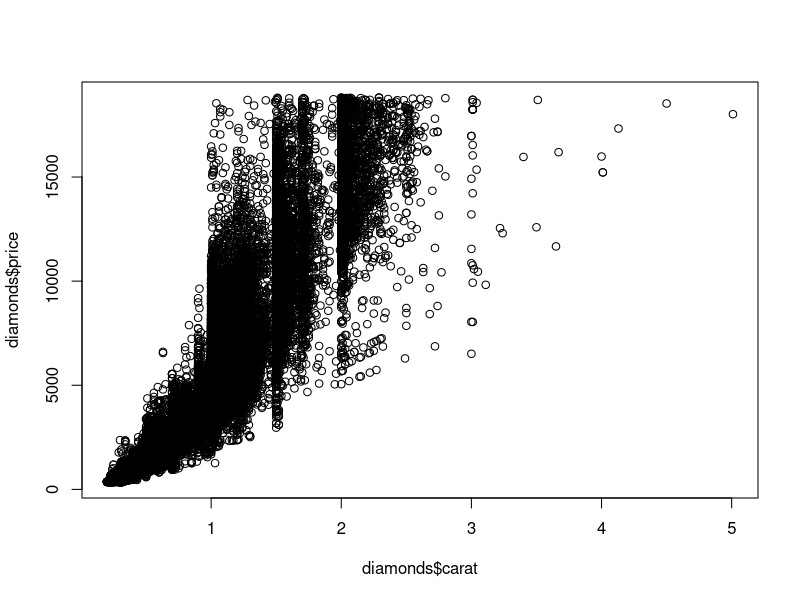
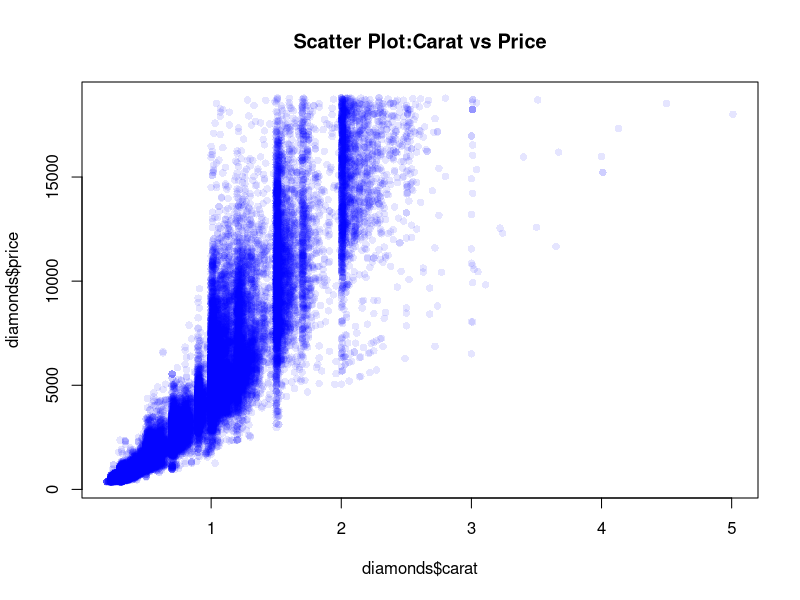
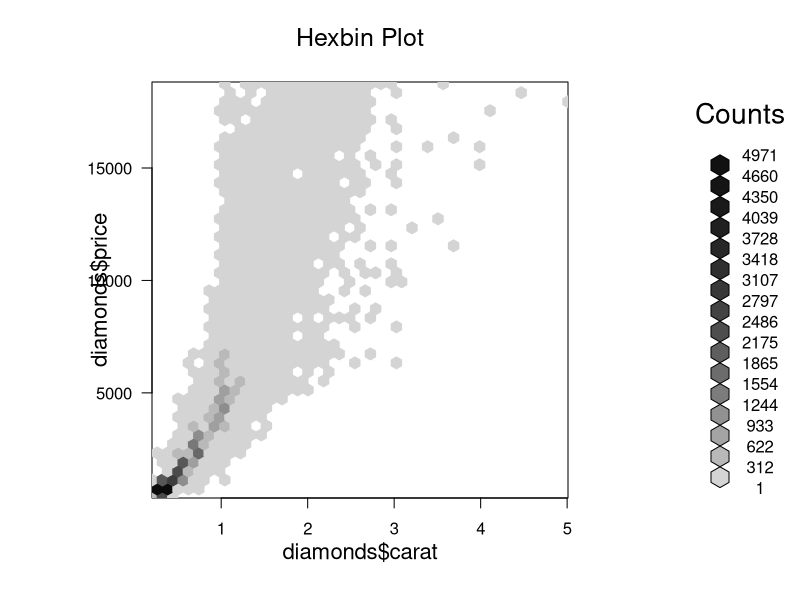
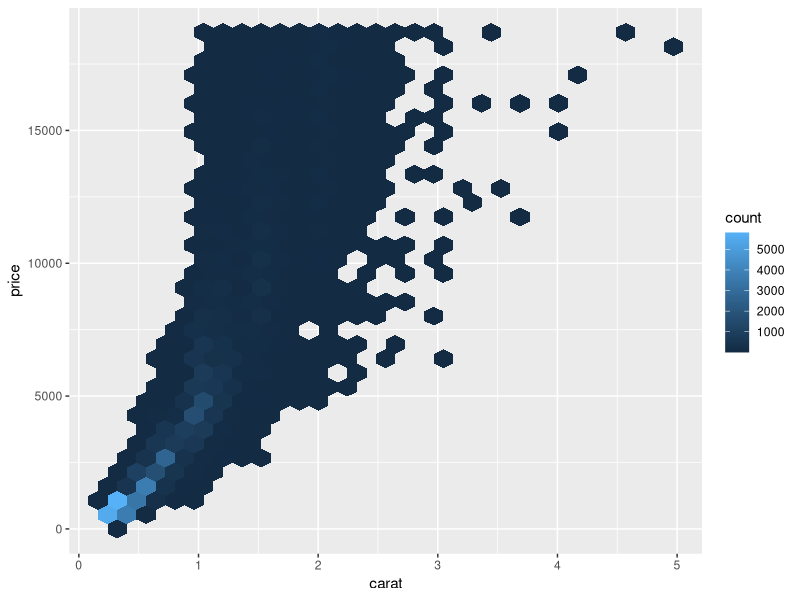
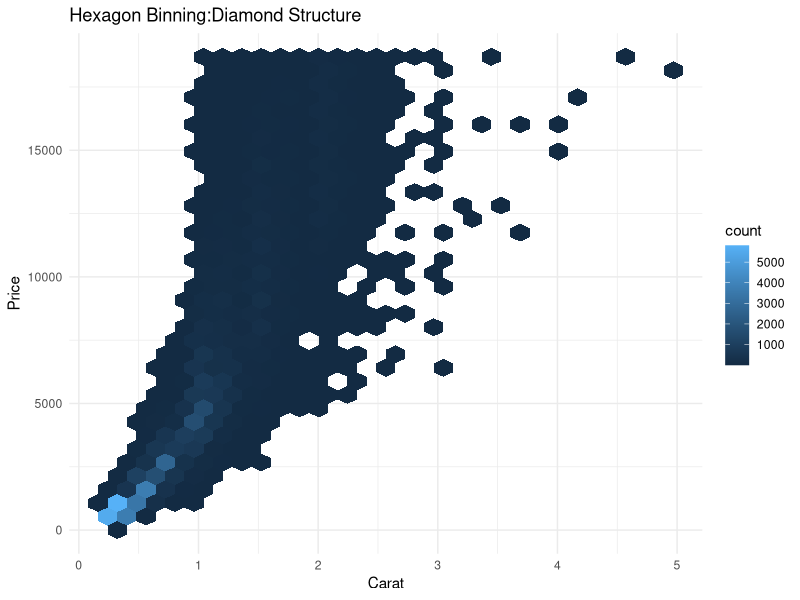
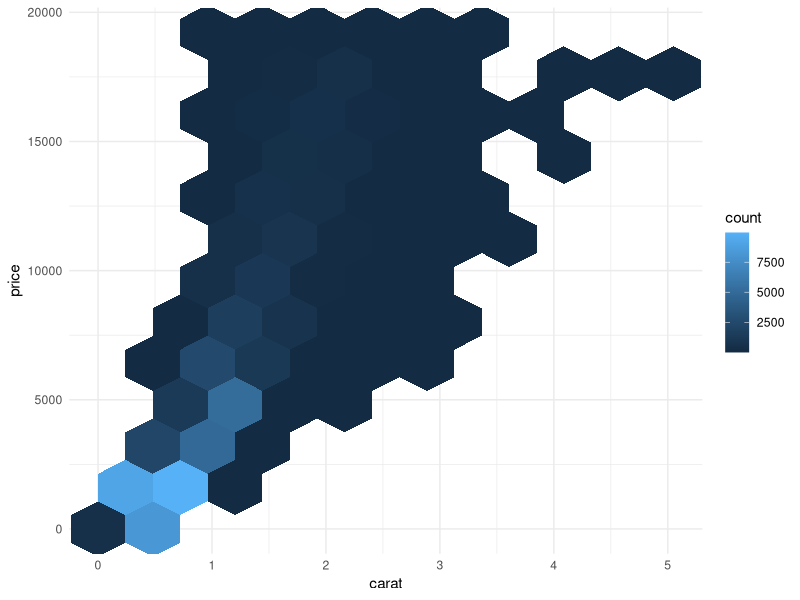
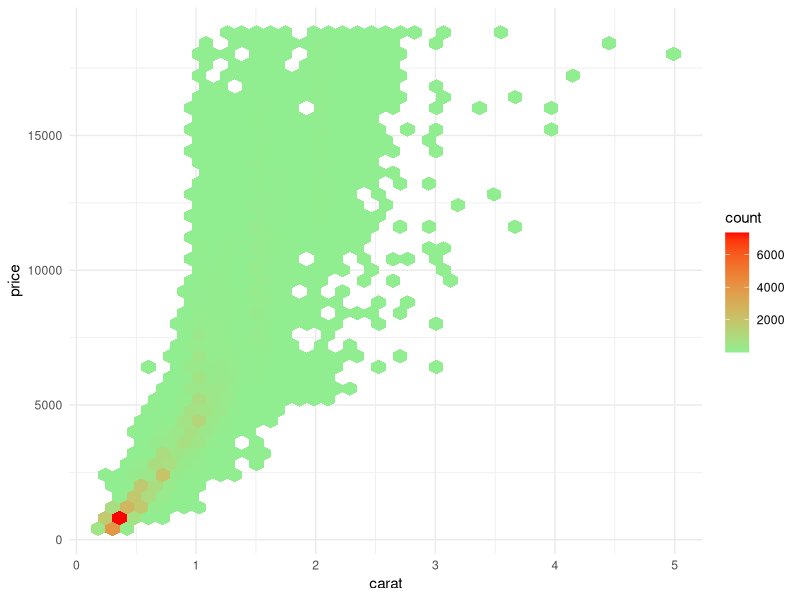
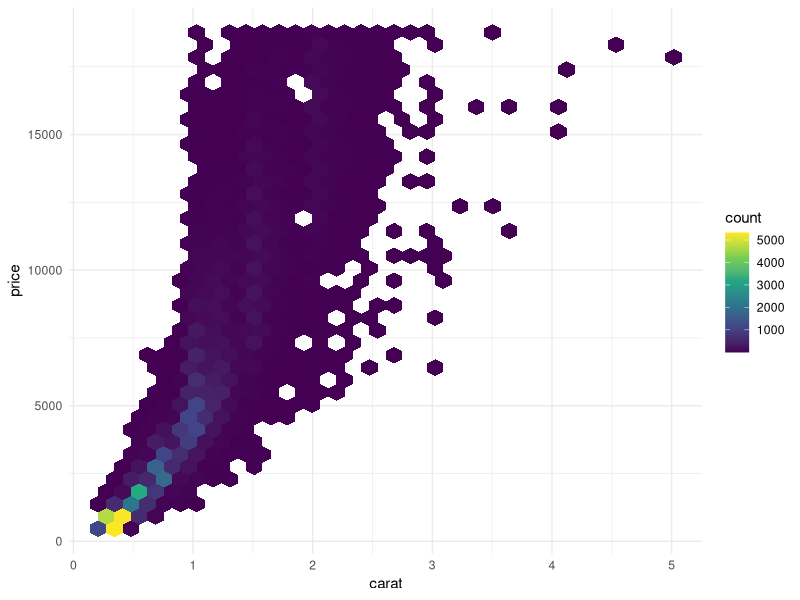

Here is the R script that generated these plots, in order:

data(diamonds)
data(package = .packages(all.available=TRUE))
library(ggplot2)
data(diamonds)
str(diamonds)
dim(diamonds)
?diamonds
#BASIC SCATTER
plot(diamonds$carat,diamonds$price)
#IMPROVED SCATTER
plot(diamonds$carat,diamonds$price,col = rgb(0,0,1,0.1),pch = 16,
     main = "Scatter Plot:Carat vs Price")
#HEXBIN USING BASER
install.packages('hexbin')
library(hexbin)
hb <- hexbin(diamonds$carat,diamonds$price,xbins = 40)
plot(hb,main="Hexbin Plot")
#BASIC HEXBIN
ggplot(diamonds,aes(x = carat,y = price))+
  geom_hex()
#LABELED HEXBIN PLOT
ggplot(diamonds,aes(carat,price))+
  geom_hex()+
  labs(title = "Hexagon Binning:Diamond Structure",x = "Carat",y = "Price")+
  theme_minimal()
ggplot(diamonds,aes(carat,price))+geom_hex(bins = 10)+theme_minimal()
#ADD COLOR PALETTE(Gradient)
ggplot(diamonds,aes(carat,price))+
  geom_hex(bins = 40)+
  scale_fill_gradient(low = "lightgreen",high = "red")+
  theme_minimal()
#Color meaning:
# -Light ->fewer diamonds
#-Dark -> dense region
#PROFESSIONAL PALETTE(Viridis)
ggplot(diamonds,aes(carat,price))+geom_hex(bins = 35)+scale_fill_viridis_c()+
  theme_minimal()
#ADD LEGEND TITLE
ggplot(diamonds,aes(carat,price))+geom_hex(bins=20)+
  scale_fill_viridis_c(name="Count")+
  labs(title="Density Structure of Diamonds",x = "Carat",y = "price")+
  theme_minimal()
#FACETED HEXBIN
ggplot(diamonds,aes(carat,price))+geom_hex()+scale_fill_viridis_c()+
  facet_wrap(~cut)+
  theme_minimal()
#FACETED HEXBIN
ggplot(diamonds,aes(carat,price))+geom_hex()+scale_fill_viridis_c()+
  facet_wrap(~cut)+
  theme_minimal()
#LOG SCALE HEXBIN
ggplot(diamonds,aes(carat,price))+geom_hex()+scale_fill_viridis_c()+
  scale_y_log10()+
  theme_minimal()
